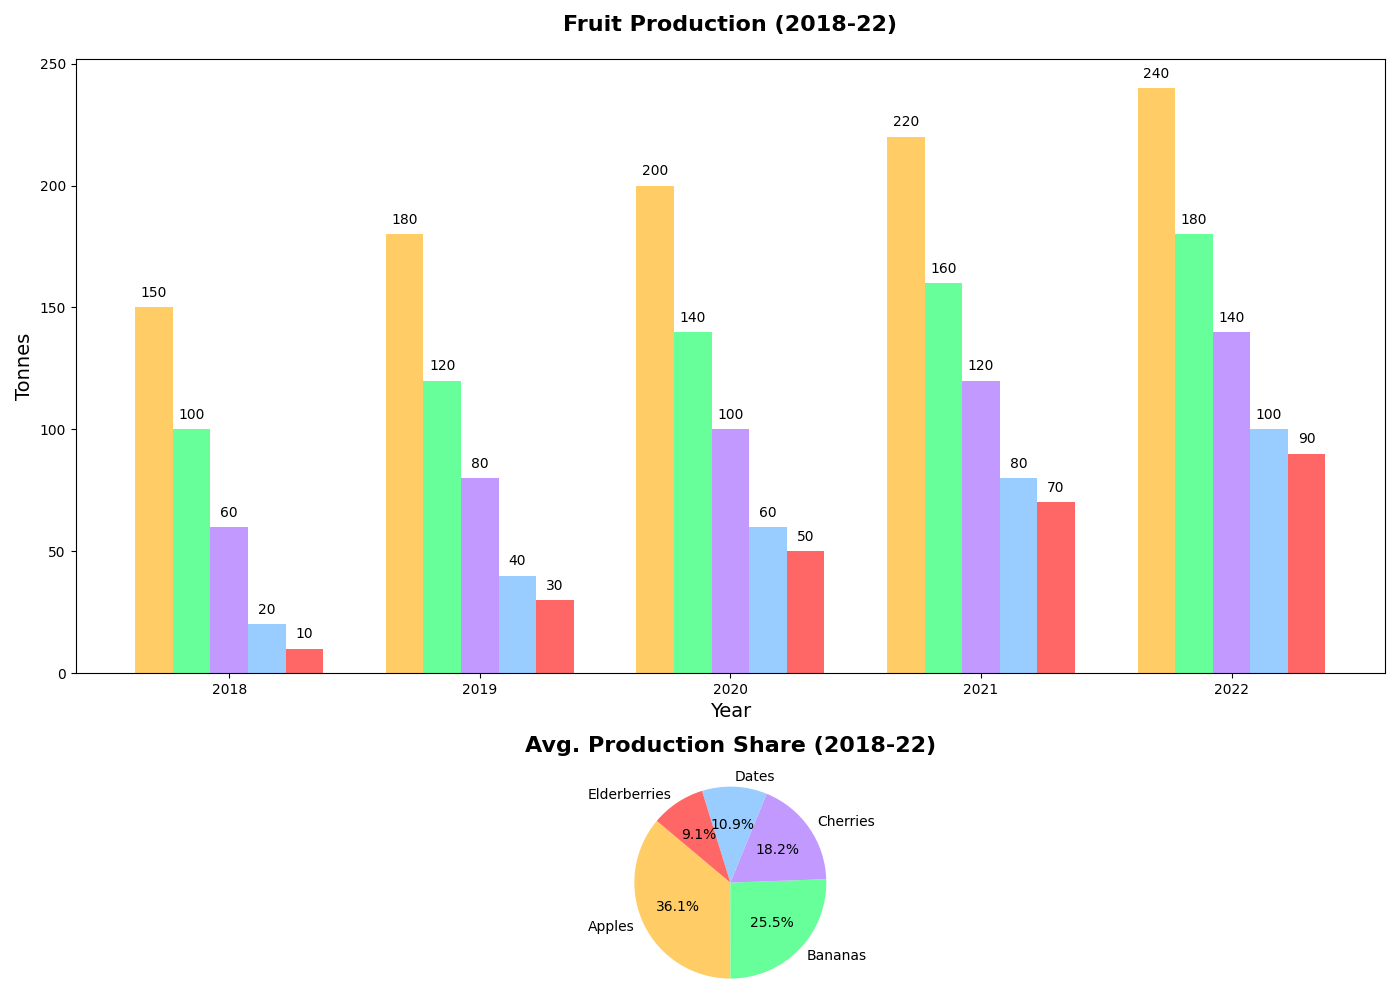

This figure's Python source:
import matplotlib.pyplot as plt
import numpy as np

fruits = ["Apples", "Bananas", "Cherries", "Dates", "Elderberries"]
years = ["2018", "2019", "2020", "2021", "2022"]

fruit_production = np.array([
    [150, 180, 200, 220, 240],  # Apples
    [100, 120, 140, 160, 180],  # Bananas
    [60, 80, 100, 120, 140],    # Cherries
    [20, 40, 60, 80, 100],      # Dates
    [10, 30, 50, 70, 90]        # Elderberries
])

average_production = np.mean(fruit_production, axis=1)

bar_width = 0.15
x = np.arange(len(years))

fig, axs = plt.subplots(nrows=2, ncols=1, figsize=(14, 10), gridspec_kw={'height_ratios': [3, 1]})
colors = ['#FFCC66', '#66FF99', '#C299FF', '#99CCFF', '#FF6666']

# Bar chart for yearly production
for i, fruit in enumerate(fruits):
    axs[0].bar(x + i * bar_width, fruit_production[i], width=bar_width, color=colors[i])

axs[0].set_title('Fruit Production (2018-22)', fontsize=16, fontweight='bold', pad=20)
axs[0].set_xlabel('Year', fontsize=14)
axs[0].set_ylabel('Tonnes', fontsize=14)
axs[0].set_xticks(x + bar_width * 2)
axs[0].set_xticklabels(years)

# Adding values on top of bars
for i in range(len(fruits)):
    for j in range(len(years)):
        axs[0].text(x[j] + i * bar_width, fruit_production[i, j] + 3, str(fruit_production[i, j]), ha='center', va='bottom', fontsize=10)

# Standard pie chart for average production share
axs[1].pie(average_production, labels=fruits, colors=colors, autopct='%.1f%%', startangle=140)
axs[1].set_title('Avg. Production Share (2018-22)', fontsize=16, fontweight='bold', pad=20)
axs[1].axis('equal')  # Equal aspect ratio ensures that pie is drawn as a circle.

plt.tight_layout()
plt.show()
